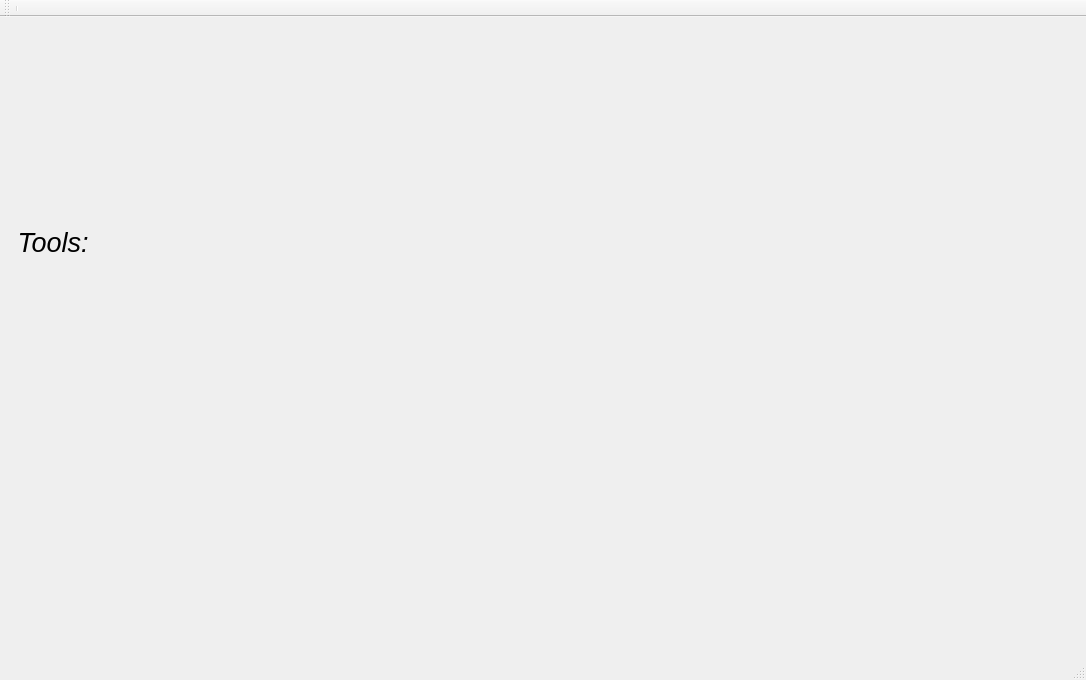
<?xml version="1.0" encoding="UTF-8"?>
<ui version="4.0">
 <class>MainWindow</class>
 <widget class="QMainWindow" name="MainWindow">
  <property name="geometry">
   <rect>
    <x>0</x>
    <y>0</y>
    <width>1086</width>
    <height>680</height>
   </rect>
  </property>
  <property name="windowTitle">
   <string>MainWindow</string>
  </property>
  <widget class="QWidget" name="centralWidget">
   <widget class="QWidget" name="gridWidget" native="true">
    <property name="geometry">
     <rect>
      <x>214</x>
      <y>0</y>
      <width>890</width>
      <height>861</height>
     </rect>
    </property>
    <layout class="QGridLayout" name="gridLayout"/>
   </widget>
   <widget class="QLabel" name="label">
    <property name="geometry">
     <rect>
      <x>10</x>
      <y>210</y>
      <width>91</width>
      <height>31</height>
     </rect>
    </property>
    <property name="font">
     <font>
      <pointsize>20</pointsize>
      <weight>50</weight>
      <italic>true</italic>
      <bold>false</bold>
     </font>
    </property>
    <property name="text">
     <string> Tools:</string>
    </property>
   </widget>
  </widget>
  <widget class="QMenuBar" name="menuBar">
   <property name="geometry">
    <rect>
     <x>0</x>
     <y>0</y>
     <width>1086</width>
     <height>22</height>
    </rect>
   </property>
  </widget>
  <widget class="QToolBar" name="mainToolBar">
   <attribute name="toolBarArea">
    <enum>TopToolBarArea</enum>
   </attribute>
   <attribute name="toolBarBreak">
    <bool>false</bool>
   </attribute>
   <addaction name="separator"/>
  </widget>
  <widget class="QStatusBar" name="statusBar"/>
 </widget>
 <layoutdefault spacing="6" margin="11"/>
 <resources/>
 <connections/>
</ui>
